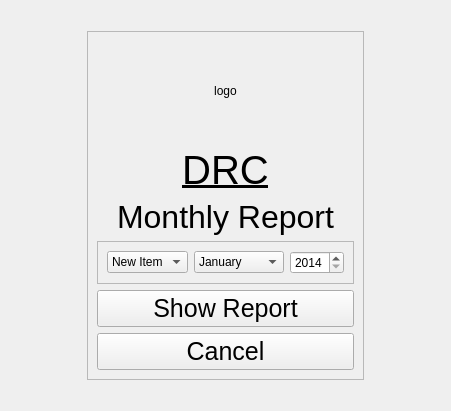
<?xml version="1.0" encoding="UTF-8"?>
<ui version="4.0">
 <class>MonthlyReportForm</class>
 <widget class="QWidget" name="MonthlyReportForm">
  <property name="geometry">
   <rect>
    <x>0</x>
    <y>0</y>
    <width>451</width>
    <height>411</height>
   </rect>
  </property>
  <property name="windowTitle">
   <string>Form</string>
  </property>
  <layout class="QGridLayout" name="gridLayout">
   <item row="0" column="1">
    <spacer name="verticalSpacer">
     <property name="orientation">
      <enum>Qt::Vertical</enum>
     </property>
     <property name="sizeHint" stdset="0">
      <size>
       <width>20</width>
       <height>40</height>
      </size>
     </property>
    </spacer>
   </item>
   <item row="1" column="0">
    <spacer name="horizontalSpacer">
     <property name="orientation">
      <enum>Qt::Horizontal</enum>
     </property>
     <property name="sizeHint" stdset="0">
      <size>
       <width>40</width>
       <height>20</height>
      </size>
     </property>
    </spacer>
   </item>
   <item row="1" column="1">
    <widget class="QFrame" name="frame">
     <property name="frameShape">
      <enum>QFrame::StyledPanel</enum>
     </property>
     <property name="frameShadow">
      <enum>QFrame::Raised</enum>
     </property>
     <layout class="QVBoxLayout" name="verticalLayout">
      <item>
       <widget class="QLabel" name="logoLabel">
        <property name="minimumSize">
         <size>
          <width>0</width>
          <height>100</height>
         </size>
        </property>
        <property name="text">
         <string>logo</string>
        </property>
        <property name="alignment">
         <set>Qt::AlignCenter</set>
        </property>
       </widget>
      </item>
      <item>
       <widget class="QLabel" name="titleLabel">
        <property name="maximumSize">
         <size>
          <width>16777215</width>
          <height>60</height>
         </size>
        </property>
        <property name="font">
         <font>
          <pointsize>30</pointsize>
          <underline>true</underline>
         </font>
        </property>
        <property name="text">
         <string>DRC</string>
        </property>
        <property name="alignment">
         <set>Qt::AlignCenter</set>
        </property>
       </widget>
      </item>
      <item>
       <widget class="QLabel" name="subtitleLabel">
        <property name="maximumSize">
         <size>
          <width>16777215</width>
          <height>40</height>
         </size>
        </property>
        <property name="font">
         <font>
          <pointsize>24</pointsize>
         </font>
        </property>
        <property name="text">
         <string>Monthly Report</string>
        </property>
        <property name="alignment">
         <set>Qt::AlignCenter</set>
        </property>
       </widget>
      </item>
      <item>
       <widget class="QFrame" name="paramsFrame">
        <property name="frameShape">
         <enum>QFrame::StyledPanel</enum>
        </property>
        <property name="frameShadow">
         <enum>QFrame::Raised</enum>
        </property>
        <layout class="QHBoxLayout" name="horizontalLayout">
         <item>
          <widget class="QComboBox" name="countyComboBox">
           <item>
            <property name="text">
             <string>New Item</string>
            </property>
           </item>
           <item>
            <property name="text">
             <string>New Item</string>
            </property>
           </item>
           <item>
            <property name="text">
             <string>New Item</string>
            </property>
           </item>
           <item>
            <property name="text">
             <string>New Item</string>
            </property>
           </item>
           <item>
            <property name="text">
             <string>New Item</string>
            </property>
           </item>
           <item>
            <property name="text">
             <string>New Item</string>
            </property>
           </item>
           <item>
            <property name="text">
             <string>New Item</string>
            </property>
           </item>
          </widget>
         </item>
         <item>
          <widget class="QComboBox" name="monthComboBox">
           <item>
            <property name="text">
             <string>January</string>
            </property>
           </item>
           <item>
            <property name="text">
             <string>February</string>
            </property>
           </item>
           <item>
            <property name="text">
             <string>March</string>
            </property>
           </item>
           <item>
            <property name="text">
             <string>April</string>
            </property>
           </item>
           <item>
            <property name="text">
             <string>May</string>
            </property>
           </item>
           <item>
            <property name="text">
             <string>June</string>
            </property>
           </item>
           <item>
            <property name="text">
             <string>July</string>
            </property>
           </item>
           <item>
            <property name="text">
             <string>August</string>
            </property>
           </item>
           <item>
            <property name="text">
             <string>September</string>
            </property>
           </item>
           <item>
            <property name="text">
             <string>October</string>
            </property>
           </item>
           <item>
            <property name="text">
             <string>November</string>
            </property>
           </item>
           <item>
            <property name="text">
             <string>December</string>
            </property>
           </item>
          </widget>
         </item>
         <item>
          <widget class="QSpinBox" name="yearSpinBox">
           <property name="readOnly">
            <bool>false</bool>
           </property>
           <property name="minimum">
            <number>2014</number>
           </property>
           <property name="maximum">
            <number>3014</number>
           </property>
          </widget>
         </item>
        </layout>
       </widget>
      </item>
      <item>
       <widget class="QPushButton" name="showResportBtn">
        <property name="font">
         <font>
          <pointsize>19</pointsize>
         </font>
        </property>
        <property name="text">
         <string>Show Report</string>
        </property>
       </widget>
      </item>
      <item>
       <widget class="QPushButton" name="cancelBtn">
        <property name="font">
         <font>
          <pointsize>19</pointsize>
         </font>
        </property>
        <property name="text">
         <string>Cancel</string>
        </property>
       </widget>
      </item>
     </layout>
    </widget>
   </item>
   <item row="1" column="2">
    <spacer name="horizontalSpacer_2">
     <property name="orientation">
      <enum>Qt::Horizontal</enum>
     </property>
     <property name="sizeHint" stdset="0">
      <size>
       <width>40</width>
       <height>20</height>
      </size>
     </property>
    </spacer>
   </item>
   <item row="2" column="1">
    <spacer name="verticalSpacer_2">
     <property name="orientation">
      <enum>Qt::Vertical</enum>
     </property>
     <property name="sizeHint" stdset="0">
      <size>
       <width>20</width>
       <height>40</height>
      </size>
     </property>
    </spacer>
   </item>
  </layout>
 </widget>
 <resources/>
 <connections/>
</ui>
